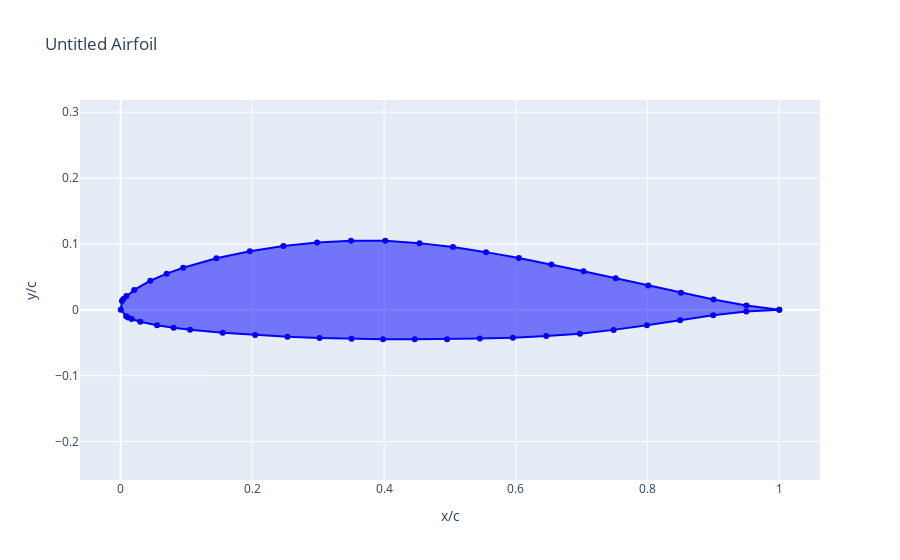

Notebook source saved alongside this figure:
### Code cell
a = airfoil_dataset.sort_values(by="leading_edge_weight", inplace=False, ascending=True)
print(a["leading_edge_weight"].iloc[0])
asb.Airfoil(coordinates=a["coordinates"].iloc[0]).draw()
